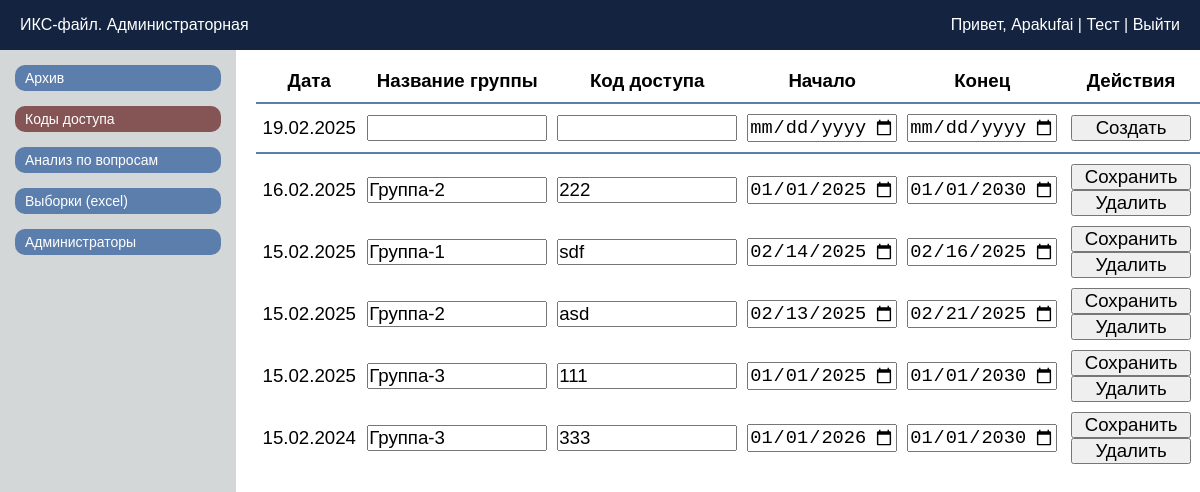
Page /cab_codes (signed in) on the committed database.
### tables this page shows
CREATE TABLE ISeC_accessCodes (
    codeId TEXT PRIMARY KEY,
    testGroup TEXT UNIQUE,
    code TEXT UNIQUE,
    dateFrom TEXT,
    dateUntil TEXT
);

### app.py (the view)
@app.route('/cab_codes')
def cab_codes():
    if 'adminName' not in session:
        return redirect(url_for('cab_login'))
    conn = get_db_connection()
    cursor = conn.cursor()
    cursor.execute("SELECT codeId, testGroup, code, dateFrom, dateUntil FROM ISeC_accessCodes")
    access_codes = cursor.fetchall()
    conn.close()
    codes_list = []
    for row in access_codes:
        codes_list.append({
            'code_id': row[0],
            'test_group': row[1],
            'code': row[2],
            'start_date': datetime.strptime(row[3], '%Y-%m-%d').date().strftime('%Y-%m-%d'),
            'end_date': datetime.strptime(row[4], '%Y-%m-%d').date().strftime('%Y-%m-%d')
        })
    def sort_key(item):
        date_str = item['test_group'][:10]  # Берем первые 10 символов
        group_name_str = item['test_group'][11:]  # От 10 до последнего символа
        date_parts = date_str.split('.')  # Разбиваем по точкам
        formatted_date = f"{date_parts[2]}{date_parts[1]}{date_parts[0]}"  # YYYYMMDD
        return (formatted_date, group_name_str)  # Сначала по дате, потом по имени группы
    sorted_codes_list = sorted(codes_list, key=sort_key)
    sorted_codes_list.sort(key=lambda x: x['test_group'][:10], reverse=True)
    return render_template('cab_codes.html', accessRows=sorted_codes_list)

### app.py (called while the page is built)
def get_db_connection():
    try:
        db_path = os.path.join(os.path.dirname(__file__), 'database/ISeC_database.db')
        if not os.path.exists(db_path):
            print(f"База данных не найдена по пути: {db_path}")
        print("Попытка подключения к базе данных...")
        conn = sqlite3.connect(db_path)  # Укажите путь к вашей базе данных
        conn.row_factory = sqlite3.Row  # Позволяет обращаться к столбцам по именам
        print("Подключение успешно.")
        return conn
    except sqlite3.Error as e:
        print(f"Ошибка подключения к базе данных: {e}")
        return None

### templates/cab_codes.html (shortened to what this page needs)
<!doctype html>
<html lang="ru">
<head>
	<link rel="stylesheet" href="{{ url_for('static', filename='css/style_adminCab.css') }}">
</head>
<body>
	<header class="header">
		<div class="header_ISeC">ИКС-файл. Администраторная</div>
		<div class="header_admin">
			<span>
				Привет, <a href="{{ url_for('index') }}">{{ session['adminName'] }}</a> |
				<a href="{{ url_for('index') }}">Тест</a> |
				<a href="{{ url_for('cab_logout') }}">Выйти</a>
			</span>
		</div>
	</header>
	<main class="main">
		<div class="side_menu">
			<button class="btn_sidelink" onclick="window.location.href='http://127.0.0.1:5000/cab_archive'">
				Архив
			</button>
			<button class="btn_sidelink_actual" onclick="window.location.href='http://127.0.0.1:5000/cab_codes'">
				Коды доступа
			</button>
			<button class="btn_sidelink" onclick="window.location.href='http://127.0.0.1:5000/cab_analysis'">
				Анализ по вопросам
			</button>
			<button class="btn_sidelink" onclick="window.location.href='http://127.0.0.1:5000/cab_excelgen'">
				Выборки (excel)
			</button>
			<button class="btn_sidelink" onclick="window.location.href='http://127.0.0.1:5000/cab_admins'">
				Администраторы
			</button>
		</div>
		<div class="central_codes">
			<table>
				<thead>
					<tr class="entrycode_head">
						<th class="entrycode_head_th_0">
							<p>Дата</p>
						</th>
						<th class="entrycode_head_th_1">
							<p>Название группы</p>
						</th>
						<th class="entrycode_head_th_2">
							<p>Код доступа</p>
						</th>
						<th class="entrycode_head_th_3">
							<p>Начало</p>
						</th>
						<th class="entrycode_head_th_4">
							<p>Конец</p>
						</th>
						<th colspan="2" class="entrycode_head_th_5">
							<p>Действия</p>
						</th>
					</tr>
				</thead>
				<tbody>
					<tr class="entrycode_block_create">
						<td class="entrycode_block_td_0" id="entrycode_block_td_0">
						</td>
						<td class="entrycode_block_td_1">
							<input type="text" name="test_group">
						</td>
						<td class="entrycode_block_td_2">
							<input type="text" name="code">
						</td>
						<td class="entrycode_block_td_3">
							<input type="date" name="start_date">
						</td>
						<td class="entrycode_block_td_4">
							<input type="date" name="end_date">
						</td>
						<td class="entrycode_block_td_5">
							<button onclick="createCode(this)">Создать</button>
						</td>
					</tr>
					{% for accessRow in accessRows %}
					<tr class="entrycode_block">
						<td class="entrycode_block_td_0">
							{{ accessRow.test_group[:10] }}
						</td>
						<td class="entrycode_block_td_1">
							<input type="text" name="test_group" value="{{ accessRow.test_group[11:] }}">
						</td>
						<td class="entrycode_block_td_2">
							<input type="text" name="code" value="{{ accessRow.code }}">
						</td>
						<td class="entrycode_block_td_3">
							<input type="date" name="start_date" value="{{ accessRow.start_date }}">
						</td>
						<td class="entrycode_block_td_4">
							<input type="date" name="end_date" value="{{ accessRow.end_date }}">
						</td>
						<td class="entrycode_block_td_5">
							<button code_id="{{ accessRow.code_id }}" onclick="updateCode(this)">Сохранить</button>
							<button code_id="{{ accessRow.code_id }}" test_group="{{ accessRow.test_group }}"
								onclick="deleteCode(this)">Удалить</button>
						</td>
					</tr>
					{% endfor %}
				</tbody>
			</table>
		</div>
	</main>
</body>
</html>

### static/css/style_adminCab.css (style rules this page uses)
* { margin: 0; padding: 0; box-sizing: border-box; }
body { font-family: Arial, sans-serif; background-color: #ffffff; }
.header { width: 100%; height: 50px; display: flex; justify-content: space-between; align-items: center; padding: 0 10px; color: #ffffff; background-color: #142440; }
.header_ISeC { padding-left: 10px; }
.header_admin { text-align: right; padding-right: 10px; }
a { text-decoration: none; color: inherit; background-color: transparent; }
.main { display: flex; flex-direction: row; }
.side_menu { padding-top: 15px; display: flex; flex-direction: column; width: 250px; background-color: #d3d7d8; height: calc(100vh - 50px); gap: 15px; }
.btn_sidelink { color: #ffffff; background-color: #5b7ead; text-align: left; font-size: 14px; margin: 0 15px; padding: 5px 0 5px 10px; border-radius: 10px; border: none; cursor: pointer; }
.btn_sidelink_actual { color: #ffffff; background-color: #855555; text-align: left; font-size: 14px; margin: 0 15px; padding: 5px 0 5px 10px; border-radius: 10px; border: none; cursor: pointer; }
.entrycode_head, .entrycode_block_create td { border-bottom: 2px solid #5b7ead; }
.entrycode_block_create td { padding: 10px 5px; }
.entrycode_head * { padding-bottom: 5px; }
.entrycode_block td { padding-top: 10px; }
.central_codes * { border-collapse: collapse; font-size: 14pt; }
.central_codes table { margin: 20px 0 0 20px; }
.entrycode_head_th_0 { width: 120px; }
.entrycode_block_td_0 { padding: 0 5px; text-align: center; }
.entrycode_head_th_1, .entrycode_block_td_1 input { width: 180px; }
.entrycode_block_td_1 { padding: 0 5px; }
.entrycode_head_th_2, .entrycode_block_td_2 input { width: 180px; }
.entrycode_block_td_2 { padding: 0 5px; }
.entrycode_head_th_3, .entrycode_block_td_3 input { width: 150px; }
.entrycode_block_td_3 { padding: 0 5px; }
.entrycode_head_th_4, .entrycode_block_td_4 input { width: 150px; }
.entrycode_block_td_4 { padding: 0 5px; }
.entrycode_block_td_5 { text-align: center; padding: 0 5px; width: 180px; }
.entrycode_block_td_5 button { width: 120px; }

### rows in the picture
ISeC_accessCodes: testGroup "16.02.2025", test_group "Группа-2", code "222", start_date "01/01/2025", end_date "01/01/2030"
ISeC_accessCodes: testGroup "15.02.2025", test_group "Группа-1", code "sdf", start_date "02/14/2025", end_date "02/16/2025"
ISeC_accessCodes: testGroup "15.02.2025", test_group "Группа-2", code "asd", start_date "02/13/2025", end_date "02/21/2025"
ISeC_accessCodes: testGroup "15.02.2025", test_group "Группа-3", code "111", start_date "01/01/2025", end_date "01/01/2030"
ISeC_accessCodes: testGroup "15.02.2024", test_group "Группа-3", code "333", start_date "01/01/2026", end_date "01/01/2030"

### other values in the picture
{{ session['adminName'] }} "Apakufai"
